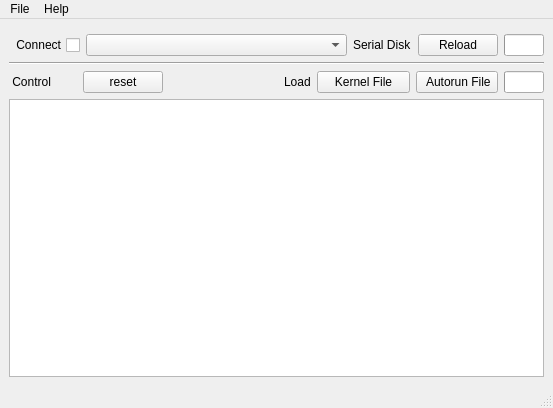
<?xml version="1.0" encoding="UTF-8"?>
<ui version="4.0">
 <class>MainWindow</class>
 <widget class="QMainWindow" name="MainWindow">
  <property name="geometry">
   <rect>
    <x>0</x>
    <y>0</y>
    <width>553</width>
    <height>408</height>
   </rect>
  </property>
  <property name="sizePolicy">
   <sizepolicy hsizetype="Expanding" vsizetype="Expanding">
    <horstretch>0</horstretch>
    <verstretch>0</verstretch>
   </sizepolicy>
  </property>
  <property name="minimumSize">
   <size>
    <width>0</width>
    <height>0</height>
   </size>
  </property>
  <property name="maximumSize">
   <size>
    <width>1000</width>
    <height>1000</height>
   </size>
  </property>
  <property name="font">
   <font>
    <bold>false</bold>
   </font>
  </property>
  <property name="windowTitle">
   <string>MainWindow</string>
  </property>
  <property name="layoutDirection">
   <enum>Qt::LeftToRight</enum>
  </property>
  <property name="autoFillBackground">
   <bool>false</bool>
  </property>
  <property name="locale">
   <locale language="English" country="UnitedStates"/>
  </property>
  <widget class="QWidget" name="centralwidget">
   <property name="sizePolicy">
    <sizepolicy hsizetype="Expanding" vsizetype="Expanding">
     <horstretch>0</horstretch>
     <verstretch>0</verstretch>
    </sizepolicy>
   </property>
   <property name="minimumSize">
    <size>
     <width>0</width>
     <height>0</height>
    </size>
   </property>
   <layout class="QVBoxLayout" name="verticalLayout">
    <item>
     <widget class="Line" name="line">
      <property name="orientation">
       <enum>Qt::Vertical</enum>
      </property>
     </widget>
    </item>
    <item>
     <layout class="QHBoxLayout" name="horizontalLayout">
      <item>
       <widget class="QCheckBox" name="checkConnect">
        <property name="sizePolicy">
         <sizepolicy hsizetype="Fixed" vsizetype="Fixed">
          <horstretch>0</horstretch>
          <verstretch>0</verstretch>
         </sizepolicy>
        </property>
        <property name="font">
         <font>
          <bold>false</bold>
         </font>
        </property>
        <property name="toolTip">
         <string>Check to connect serial disk</string>
        </property>
        <property name="layoutDirection">
         <enum>Qt::RightToLeft</enum>
        </property>
        <property name="autoFillBackground">
         <bool>false</bool>
        </property>
        <property name="text">
         <string>Connect</string>
        </property>
       </widget>
      </item>
      <item>
       <widget class="QComboBox" name="portSelector">
        <property name="sizePolicy">
         <sizepolicy hsizetype="Expanding" vsizetype="Fixed">
          <horstretch>0</horstretch>
          <verstretch>0</verstretch>
         </sizepolicy>
        </property>
        <property name="minimumSize">
         <size>
          <width>0</width>
          <height>0</height>
         </size>
        </property>
       </widget>
      </item>
      <item>
       <layout class="QHBoxLayout" name="horizontalLayout_4">
        <item>
         <widget class="QLabel" name="SerialDisk">
          <property name="text">
           <string>Serial Disk</string>
          </property>
         </widget>
        </item>
        <item>
         <widget class="QPushButton" name="pushButtonReload">
          <property name="minimumSize">
           <size>
            <width>80</width>
            <height>0</height>
           </size>
          </property>
          <property name="toolTip">
           <string>Starts Serial Disk and reloads files from PC </string>
          </property>
          <property name="text">
           <string>Reload</string>
          </property>
          <property name="icon">
           <iconset>
            <normaloff>:/resources/refresh.PNG</normaloff>:/resources/refresh.PNG</iconset>
          </property>
         </widget>
        </item>
        <item>
         <widget class="QProgressBar" name="progressBarA">
          <property name="sizePolicy">
           <sizepolicy hsizetype="Fixed" vsizetype="Fixed">
            <horstretch>0</horstretch>
            <verstretch>0</verstretch>
           </sizepolicy>
          </property>
          <property name="maximumSize">
           <size>
            <width>40</width>
            <height>16777215</height>
           </size>
          </property>
          <property name="sizeIncrement">
           <size>
            <width>0</width>
            <height>0</height>
           </size>
          </property>
          <property name="baseSize">
           <size>
            <width>0</width>
            <height>0</height>
           </size>
          </property>
          <property name="maximum">
           <number>1</number>
          </property>
          <property name="value">
           <number>0</number>
          </property>
          <property name="textVisible">
           <bool>false</bool>
          </property>
         </widget>
        </item>
       </layout>
      </item>
     </layout>
    </item>
    <item>
     <widget class="Line" name="line_2">
      <property name="orientation">
       <enum>Qt::Horizontal</enum>
      </property>
     </widget>
    </item>
    <item>
     <layout class="QHBoxLayout" name="horizontalLayout_2">
      <item>
       <widget class="QLabel" name="labControl">
        <property name="sizePolicy">
         <sizepolicy hsizetype="Fixed" vsizetype="Fixed">
          <horstretch>0</horstretch>
          <verstretch>0</verstretch>
         </sizepolicy>
        </property>
        <property name="minimumSize">
         <size>
          <width>68</width>
          <height>0</height>
         </size>
        </property>
        <property name="maximumSize">
         <size>
          <width>16777215</width>
          <height>16777215</height>
         </size>
        </property>
        <property name="text">
         <string> Control</string>
        </property>
       </widget>
      </item>
      <item alignment="Qt::AlignLeft">
       <widget class="QPushButton" name="pButtonReset">
        <property name="text">
         <string>reset</string>
        </property>
       </widget>
      </item>
      <item>
       <spacer name="horizontalSpacer">
        <property name="orientation">
         <enum>Qt::Horizontal</enum>
        </property>
        <property name="sizeType">
         <enum>QSizePolicy::Expanding</enum>
        </property>
        <property name="sizeHint" stdset="0">
         <size>
          <width>30</width>
          <height>20</height>
         </size>
        </property>
       </spacer>
      </item>
      <item>
       <layout class="QHBoxLayout" name="horizontalLayout_3">
        <item>
         <widget class="QLabel" name="Loader">
          <property name="sizePolicy">
           <sizepolicy hsizetype="Preferred" vsizetype="Preferred">
            <horstretch>0</horstretch>
            <verstretch>0</verstretch>
           </sizepolicy>
          </property>
          <property name="text">
           <string>Load</string>
          </property>
          <property name="alignment">
           <set>Qt::AlignLeading|Qt::AlignLeft|Qt::AlignVCenter</set>
          </property>
          <property name="indent">
           <number>-1</number>
          </property>
         </widget>
        </item>
        <item>
         <widget class="QPushButton" name="pButtonLDimg">
          <property name="enabled">
           <bool>true</bool>
          </property>
          <property name="sizePolicy">
           <sizepolicy hsizetype="Minimum" vsizetype="Fixed">
            <horstretch>0</horstretch>
            <verstretch>0</verstretch>
           </sizepolicy>
          </property>
          <property name="minimumSize">
           <size>
            <width>93</width>
            <height>0</height>
           </size>
          </property>
          <property name="toolTip">
           <string>Upload ROM image</string>
          </property>
          <property name="text">
           <string>Kernel File</string>
          </property>
         </widget>
        </item>
        <item>
         <widget class="QPushButton" name="pButtonLDfile">
          <property name="enabled">
           <bool>true</bool>
          </property>
          <property name="toolTip">
           <string>Upload Autostart excecutable</string>
          </property>
          <property name="text">
           <string>  Autorun File </string>
          </property>
         </widget>
        </item>
        <item>
         <widget class="QProgressBar" name="progressBarB">
          <property name="sizePolicy">
           <sizepolicy hsizetype="Fixed" vsizetype="Fixed">
            <horstretch>0</horstretch>
            <verstretch>0</verstretch>
           </sizepolicy>
          </property>
          <property name="maximumSize">
           <size>
            <width>40</width>
            <height>16777215</height>
           </size>
          </property>
          <property name="maximum">
           <number>1</number>
          </property>
          <property name="value">
           <number>0</number>
          </property>
          <property name="textVisible">
           <bool>false</bool>
          </property>
         </widget>
        </item>
       </layout>
      </item>
     </layout>
    </item>
    <item>
     <widget class="QTextEdit" name="debug">
      <property name="sizePolicy">
       <sizepolicy hsizetype="Expanding" vsizetype="Expanding">
        <horstretch>0</horstretch>
        <verstretch>0</verstretch>
       </sizepolicy>
      </property>
      <property name="minimumSize">
       <size>
        <width>0</width>
        <height>0</height>
       </size>
      </property>
      <property name="maximumSize">
       <size>
        <width>16777215</width>
        <height>16777215</height>
       </size>
      </property>
      <property name="font">
       <font>
        <family>Lucida Console</family>
        <pointsize>9</pointsize>
        <bold>false</bold>
        <kerning>true</kerning>
       </font>
      </property>
      <property name="lineWrapMode">
       <enum>QTextEdit::NoWrap</enum>
      </property>
     </widget>
    </item>
   </layout>
  </widget>
  <widget class="QMenuBar" name="menubar">
   <property name="geometry">
    <rect>
     <x>0</x>
     <y>0</y>
     <width>553</width>
     <height>22</height>
    </rect>
   </property>
   <widget class="QMenu" name="menuFile">
    <property name="title">
     <string>File</string>
    </property>
    <addaction name="separator"/>
    <addaction name="actionSet_Image_File"/>
    <addaction name="actionSet_Prom_File"/>
    <addaction name="actionErase_Prom_FS"/>
    <addaction name="separator"/>
    <addaction name="actionExit"/>
   </widget>
   <widget class="QMenu" name="menuHelp">
    <property name="title">
     <string>Help</string>
    </property>
    <addaction name="actionAbout"/>
   </widget>
   <addaction name="menuFile"/>
   <addaction name="menuHelp"/>
  </widget>
  <widget class="QStatusBar" name="statusbar"/>
  <action name="actionAbout">
   <property name="text">
    <string>About</string>
   </property>
   <property name="visible">
    <bool>true</bool>
   </property>
  </action>
  <action name="actionSet_Image_File">
   <property name="text">
    <string>Set Kernel File</string>
   </property>
  </action>
  <action name="actionExit">
   <property name="text">
    <string>Exit</string>
   </property>
  </action>
  <action name="actionSet_Prom_File">
   <property name="text">
    <string>Set Autorun File</string>
   </property>
  </action>
  <action name="actionErase_Prom_FS">
   <property name="text">
    <string>Erase Autorun File</string>
   </property>
  </action>
 </widget>
 <resources/>
 <connections>
  <connection>
   <sender>actionExit</sender>
   <signal>triggered()</signal>
   <receiver>MainWindow</receiver>
   <slot>close()</slot>
   <hints>
    <hint type="sourcelabel">
     <x>-1</x>
     <y>-1</y>
    </hint>
    <hint type="destinationlabel">
     <x>144</x>
     <y>94</y>
    </hint>
   </hints>
  </connection>
 </connections>
</ui>
